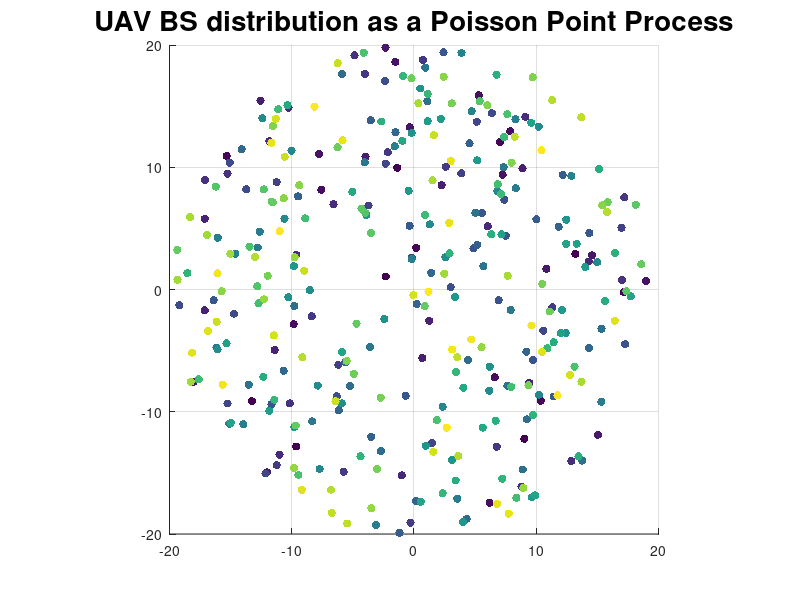

Reproduce this figure in MATLAB.
clear;
clc;
close all;
%Simulation window parameters
r=20; %radius of disk
xx0=0; yy0=0; %centre of disk
areaTotal=pi*r^2; %area of disk
%Point process parameters
lambda=0.2887; %intensity (ie mean density) of the Poisson process
%Simulate Poisson point process
numbPoints=poissrnd(areaTotal*lambda);%Poisson number of points
theta=2*pi*(rand(numbPoints,1)); %angular coordinates
rho=r*sqrt(rand(numbPoints,1)); %radial coordinates
%Convert from polar to Cartesian coordinates
[xx,yy]=pol2cart(theta,rho); %x/y coordinates of Poisson points
%Shift centre of disk to (xx0,yy0)
xx=xx+xx0;
yy=yy+yy0;
%Plotting
c = linspace(1,3,length(xx));
scatter(xx,yy,[],c,'filled');
grid;
%xlabel('x');ylabel('y');
title('UAV BS distribution as a Poisson Point Process','fontweight','bold','fontsize',20);
axis square;